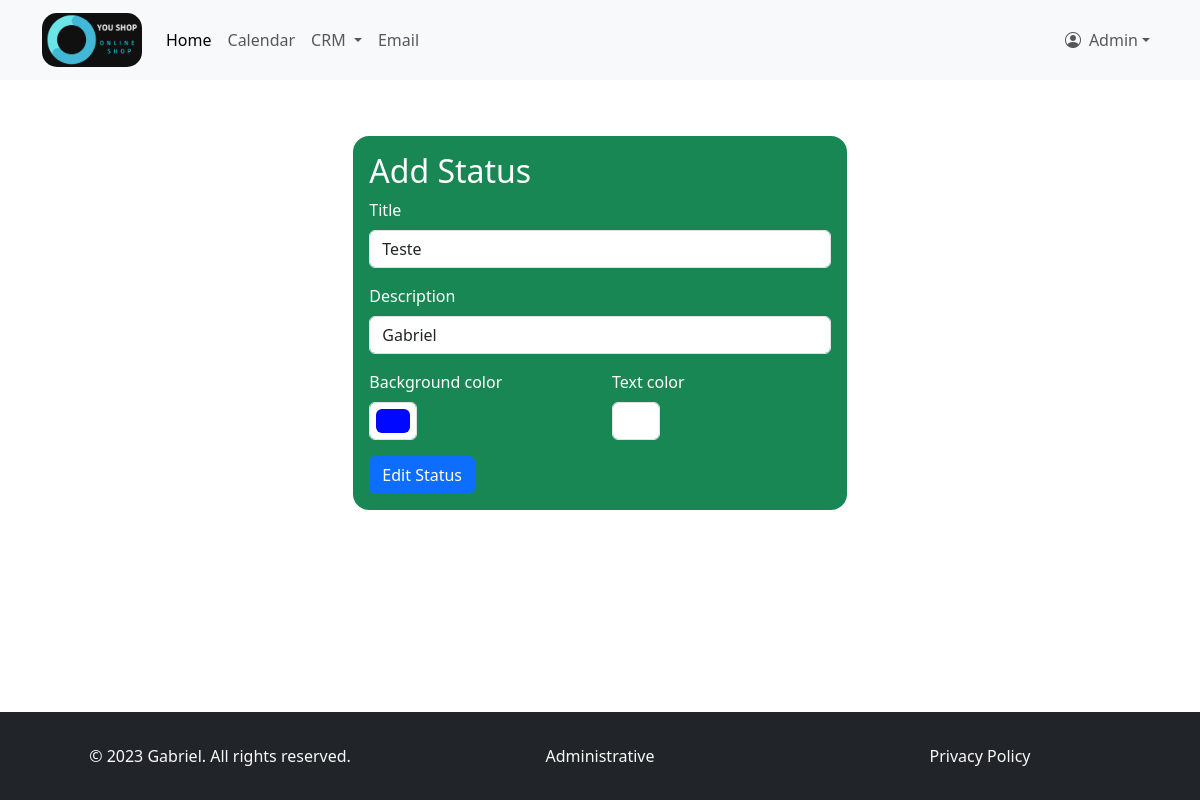
/crm/edit_status/3/ (signed in), run on an earlier commit of the app's database.
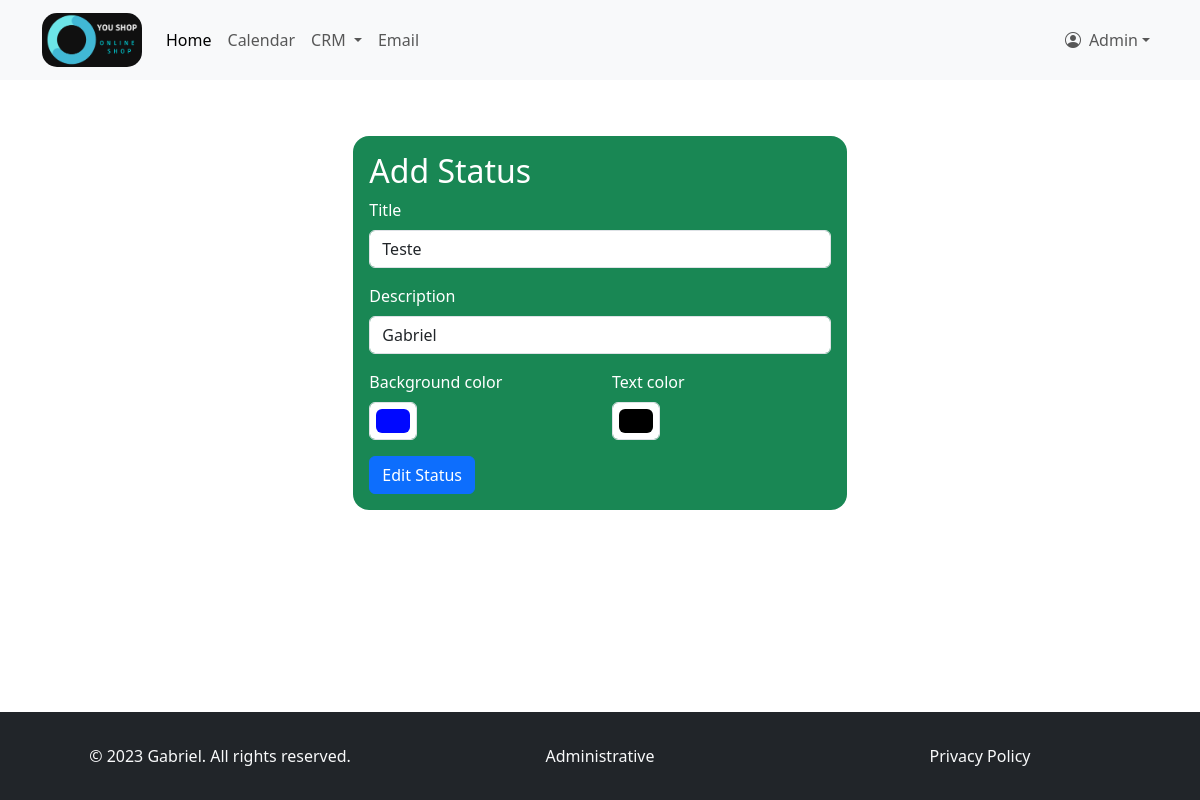
And on a later commit of the database.
### crm/models.py (models this page shows, shortened)
class Status(models.Model):
    title = models.CharField(max_length=50)
    description = models.CharField(max_length=500, verbose_name="Description")
    title_color = models.CharField(max_length=7, default='#fff', help_text='Enter a hex color code for the title')
    text_color = models.CharField(max_length=7, default='#000000', help_text='Enter a hex color code for the text')

### crm/views.py (the view)
# urls.py: path('edit_status/<int:status_id>/',views.edit_status, name='edit_status'),
@login_required
def edit_status(request, status_id):
    status = get_object_or_404(Status, id=status_id)
    btn_description = 'Edit Status'
    if request.method == 'POST':
        form = StatusForm(request.POST, instance=status)
        if form.is_valid():
            form.save()
            return redirect('opportunity_kanban')
    else:
        form = StatusForm(instance=status)
    return render(request, 'add_status.html', {'form': form, 'status': status, 'btn_description': btn_description})

### crm/forms.py
class StatusForm(forms.ModelForm):
    class Meta:
        model = Status
        fields = ['title', 'description', 'title_color', 'text_color']

### templates/add_status.html (shortened to what this page needs)
{% extends 'index.html' %}
{% block content %}
    <div class="container-fluid mt-5 mb-5">
        <div class="row justify-content-center ">
            <div class="col-md-5 bg-success rounded-4 p-3">
                <div class="card-body">
                    <h2 class="text-white" >Add Status</h2>
                    <form method="POST">
                    <div class="mb-3">
                        <label for="{{ form.title.id_for_label }}" class="form-label text-white">{{ form.title.label }}</label>
                        <input type="text" class="form-control" placeholder="Title..."
                               {% if form.title.value %}
                                value="{{ form.title.value }}"
                               {% endif %}
                               name="{{ form.title.name }}" id="{{ form.title.id_for_label }}" aria-describedby="{{ form.title.id_for_label }}">
                    </div>
                    <div class="mb-3">
                        <label for="{{ form.description.id_for_label }}" class="form-label text-white">{{ form.description.label }}</label>
                        <input type="text" class="form-control" placeholder="Description..." name="{{ form.description.name }}"
                               {% if form.description.value %}
                                value="{{ form.description.value }}"
                               {% endif %}
                               id="{{ form.description.id_for_label }}" aria-describedby="{{ form.description.id_for_label }}">
                    </div>
                    <div class="row">
                        <div class="col-6">
                            <div class="mb-3">
                                <label for="{{ form.title_color.id_for_label }}" class="form-label text-white">Background color</label>
                                <input type="color" class="form-control form-control-color" id="{{ form.title_color.id_for_label }}" value="{{ form.title_color.value  }}" name="{{ form.title_color.name }}" title="Choose your color" aria-describedby="{{ form.title_color.id_for_label }}">
                            </div>
                        </div>
                        <div class="col-6">
                            <div class="mb-3">
                                <label for="{{ form.text_color.id_for_label }}" class="form-label text-white">{{ form.text_color.label }}</label>
                                <input type="color" class="form-control form-control-color" id="{{ form.text_color.id_for_label }}" value="{{ form.text_color.value  }}" name="{{ form.text_color.name }}" title="Choose your color" aria-describedby="{{ form.text_color.id_for_label }}">
                            </div>
                        </div>
                    </div>
                    <button type="submit" class="btn btn-primary">{{ btn_description }}</button>
                    </form>
                </div>
            </div>
        </div>
    </div>
{% endblock %}

What changed in the data, as far as the page shows it:
changed Status "Teste": text_color "#ffffff" → "#000000"
